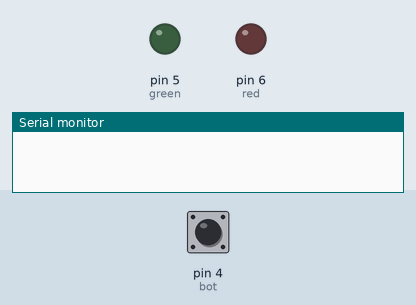
This sketch was run on a simulated Arduino Uno, built with avr-gcc and run on an emulated ATmega328P. On the bench: output pins drawn as LEDs (lit = HIGH), the last lines printed to the serial monitor. The test bench sets the inputs (shaded band); at power-on: pin 4 (bot) HIGH.

Above: at 0.2 s.
At 15.0 s:
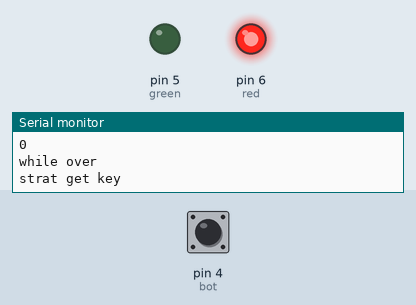
Timing chart, 0 to 17.6 s (numbered marks = the images above):
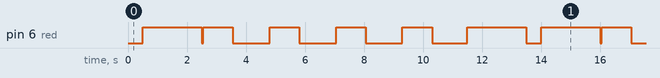

The sketch:

sketch_jun07a.ino
```cpp
 int keylist[4];
 int bot = 4; // 按键的管脚定义
 int red = 6;  // LED灯管脚定义
 int green = 5;  // LED灯管脚定义
 int blue = 3;  // LED灯管脚定义


 void setup() {
   Serial.begin(9600);
   pinMode(red, OUTPUT);  //设置LED管脚输出模式
   pinMode(green, OUTPUT);  //设置LED管脚输出模式
   pinMode(bot, INPUT_PULLUP); //设置按键管脚上拉输入模式
 }


void flash(int z ,int t){
  //让led闪烁的函数
  if (z == 3){
    digitalWrite(green,HIGH);
    delay(t);
    digitalWrite(green,LOW);
  }else{
    if (z==1){
    digitalWrite(red,HIGH);
    delay(t);
    digitalWrite(red,LOW);
  }else{
    digitalWrite(blue,HIGH);
    delay(t);
    digitalWrite(blue,LOW);
  }


}}

bool start() {
  int ztm = digitalRead(bot);
  bool fhz = false;

  if (ztm == HIGH){
    delay(500);
    //防手抖
    int ztm = digitalRead(bot);
    if (ztm == HIGH){
      fhz = true;
    }else {
      fhz = false;
    }

}
  return fhz;
}


int getkeyone(){
  //获取个位数的key
  int js =0;
  while (true){

    int ztm = digitalRead(bot);

    if (ztm == HIGH){
      delay(50);
      int ztm = digitalRead(bot);
      if (ztm == HIGH){
        flash(1,1000);
        int ztm = digitalRead(bot);
        if (ztm==HIGH){
          delay(1000);
          flash(2,200);
          break;
        }else{
          js = js + 1;
        }
      }
    }

}
  return js;
}


int getkey(){
  //结合key为列表，列表放置在全局变量中
  int js = 0;
  while (true){

    int z = getkeyone();
    keylist[js] = z;
    js = js+1;
    if (js > 3){
      break;
    }

  }
}


bool yz_key(){
  //验证key是否正确的函数
  bool zt = true;
  int password[4]{2,3,3,2};
  for (int i=0;i<4;i++){
    if (zt){

      if (keylist[i] == password[i]){
        zt = true;
      }else{
        zt = false;
      }

   }else{
    break;
   }

  }
 return zt;

}


 void loop() {
   bool zt = start();
   if (zt == true){
     Serial.println("strat get key");
     flash(1,2000);
     getkey();

     int js = 0;
     for (;js<4;js = js + 1){
      Serial.println(keylist[js]);
     }

     bool zt = yz_key();
     if (zt){
        flash(3,2000);
     }else{
        flash(1,2000);
     }
     Serial.println("while over");


   }

 for (int i = 0; i < 4; i++){
  keylist[i] = '\0' ;

 }
 }
```

Measured:
- by itself, pin 6 (red): repeats every 13.5 s: LOW 0.05 s, 3 × (HIGH 1.0 s, LOW 1.3 s), HIGH 1.0 s, LOW 1.2 s, HIGH 2.0 s, LOW 0.50 s, HIGH 2.0 s
- by itself, everything shown: repeats every 13.5 s, in 12 steps
